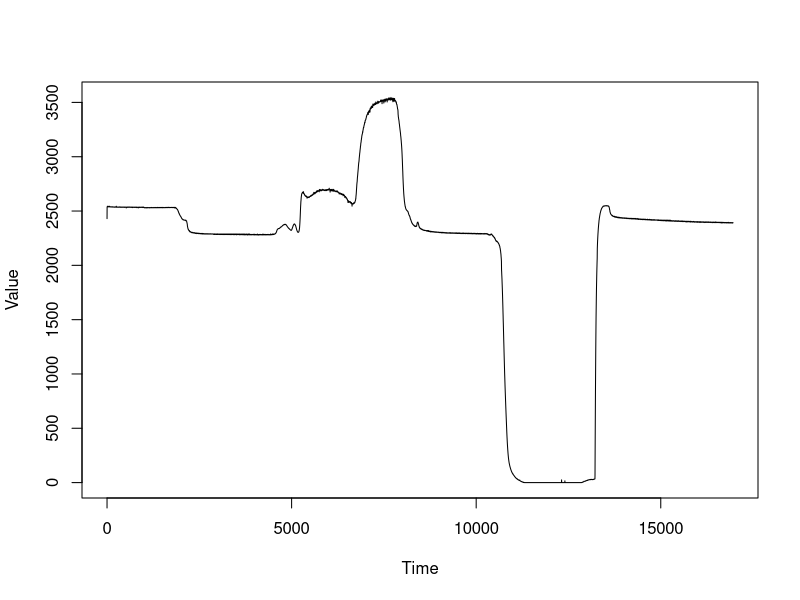
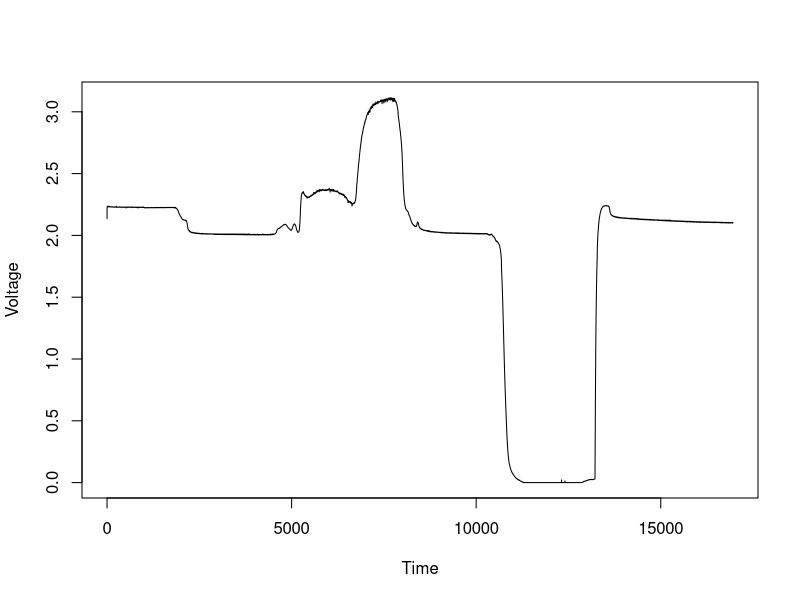

R code for these plots, in order:
#! /usr/bin/Rscript
vals<-read.table("vals.tsv")
factor<-3.6/4096
plot(vals, type="l",xlab="Time",ylab="Value")
pdf("vals.pdf")
plot(vals[,1],vals[,2]*factor,type="l",xlab="Time",ylab="Voltage")
dev.off()
